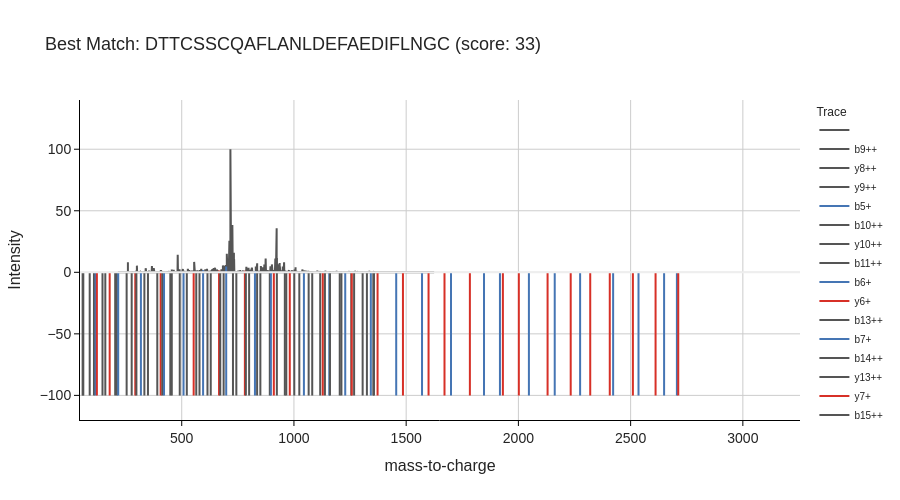
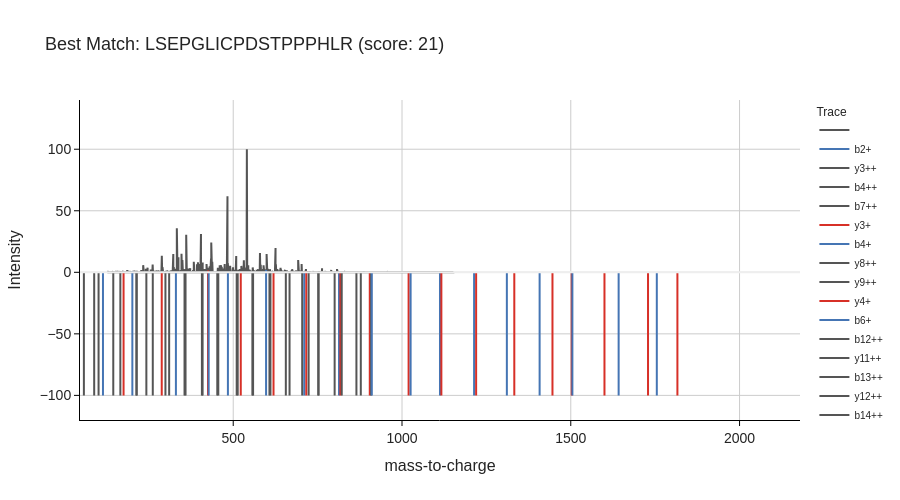
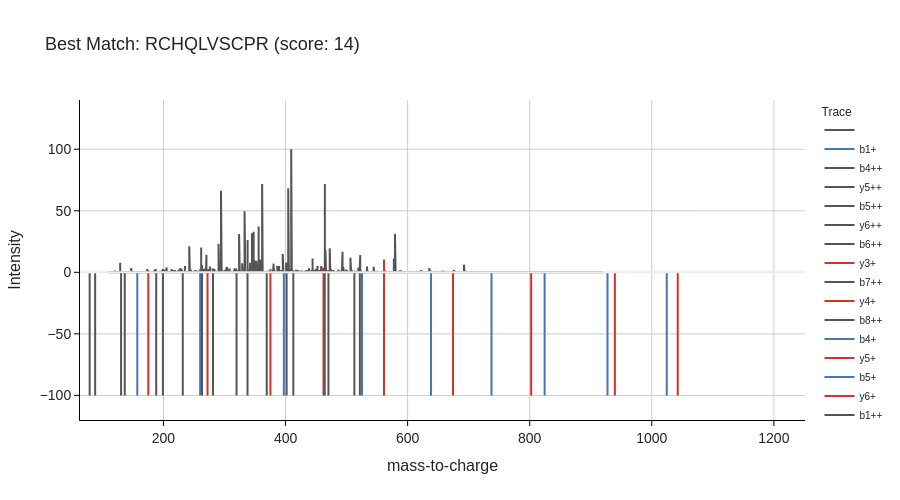

These figures' notebook cell, in order:
### Markdown cell above
## 8. Visualize the Best Match with Mirror Plot

Finally, we visualize the best peptide-spectrum match using an interactive **mirror plot**.

**What is a mirror plot?** A mirror plot displays two spectra for easy visual comparison:
- **Top (pointing up)**: The experimental/observed spectrum, with matched peaks annotated by their ion type (b1, y3, etc.)
- **Bottom (pointing down/mirrored)**: The theoretical spectrum generated from the candidate peptide

Peaks that align vertically between the two spectra represent successful matches. Unmatched peaks in the experimental spectrum may be noise, neutral losses, or ions not included in the theoretical model. This visualization helps assess how well the identified peptide explains the observed fragmentation pattern.

<details>
<summary><b>Understanding the Mirror Plot</b></summary>

**How to read a mirror plot:**

```
Intensity ↑
          │  b3        y5   y7
          │   █    y4   █    █      ← Experimental (top)
          │   █     █   █    █
          │   █     █   █    █
──────────┼──────────────────────── m/z →
          │   █     █   █    █
          │   █     █   █    █
          │  b3    y4  y5   y7      ← Theoretical (bottom)
          ↓
```

**What to look for:**

| Pattern | Meaning |
|---------|---------|
| Many aligned peaks | Good match, confident ID |
| Unmatched peaks (top only) | Noise, neutral losses, or modifications |
| Missing theoretical peaks | Low fragmentation, ion suppression |
| Consecutive ion series | Strong sequence evidence (e.g., y3, y4, y5) |

**Peak annotations:**
- `b3` = b-ion from position 3 (N-terminal side)
- `y5` = y-ion from position 5 (C-terminal side)
- `b3++` = doubly-charged b3 ion

</details>

---

### Exercise 3: Interpret the Mirror Plot

After generating the visualization, examine it carefully:

1. **Count the matched peaks**: How many b-ions and y-ions are annotated?
2. **Look for gaps**: Are there missing ions in the series (e.g., y3, y5, y7 but no y4, y6)?
3. **Check unmatched peaks**: Are there intense peaks in the experimental spectrum without annotations?

<details>
<summary><b>Click for interpretation guidance</b></summary>

**What gaps tell you:**
- Some fragment ions don't form efficiently (especially around Proline)
- Neutral losses may "steal" intensity from the main ion
- Some fragments may be outside the mass range

**Why unmatched peaks matter:**
- **Intense unmatched peaks** might indicate:
  - Post-translational modifications not in your search
  - Chimeric spectra (two peptides co-isolated)
  - Contaminants
- **Low-intensity unmatched peaks** are often just noise

**A good match typically has:**
- >50% of theoretical ions matched
- At least one long consecutive series (3+ ions)
- Matched ions have reasonable intensity

</details>

---

### Code cell
import pandas as pd
import pyopenms_viz  # registers the plotting backend

# -----------------------------
# Helper function: annotate experimental spectrum
# -----------------------------
def create_annotated_spectrum_df(observed_spectrum, theo_spectrum, alignment):
    """
    Create an annotated DataFrame from observed spectrum with ion labels from alignment.
    """
    mzs, intensities = observed_spectrum.get_peaks()
    annotations = [""] * len(mzs)

    ion_labels = theo_spectrum.getStringDataArrays()[0]

    for theo_idx, exp_idx in alignment:
        annotations[exp_idx] = ion_labels[theo_idx].decode()

    return pd.DataFrame({
        "mz": mzs,
        "intensity": intensities,
        "ion_annotation": annotations
    })


# -----------------------------
# Find best candidate matches
# -----------------------------
best_matches = []

for idx, row in candidate_df.iterrows():
    best_pep, best_theo, best_align, best_score, _ = select_best_candidate(row)

    if best_pep is not None:
        best_matches.append({
            "df_idx": idx,
            "spectrum_idx": row["spectrum_idx"],
            "peptide": best_pep,
            "theo_spectrum": best_theo,
            "alignment": best_align,
            "score": best_score
        })


# Sort by score and keep top 3 matches
best_matches = sorted(
    best_matches,
    key=lambda x: x["score"],
    reverse=True
)

top_matches = best_matches[:3]


# -----------------------------
# Visualize top matches
# -----------------------------
print(f"Showing top {len(top_matches)} matches by score:\n")

for match in top_matches:
    spectrum_idx = match["spectrum_idx"]
    observed_spectrum = MS2[spectrum_idx]

    # Experimental spectrum with annotations
    exp_df = create_annotated_spectrum_df(
        observed_spectrum,
        match["theo_spectrum"],
        match["alignment"]
    )

    # Theoretical spectrum
    theo_df = match["theo_spectrum"].get_df()
    theo_df = theo_df[["mz", "intensity", "ion_annotation"]]

    print(
        f"Spectrum {spectrum_idx}: "
        f"{match['peptide'].toString()} "
        f"(score: {match['score']})"
    )

    # Mirror spectrum plot
    exp_df.plot(
        kind="spectrum",
        backend="ms_plotly",
        x="mz",
        y="intensity",
        reference_spectrum=theo_df,
        mirror_spectrum=True,
        ion_annotation="ion_annotation",
        title=(
            f"Best Match: {match['peptide'].toString()} "
            f"(score: {match['score']})"
        ),
        width=900,
        height=500,
        annotate_top_n_peaks=0
    )

    print("Experimental columns:", exp_df.columns.tolist())
    print("Theoretical columns:", theo_df.columns.tolist())
    print("Experimental shape:", exp_df.shape)
    print("Theoretical shape:", theo_df.shape)
    print("-" * 80)
